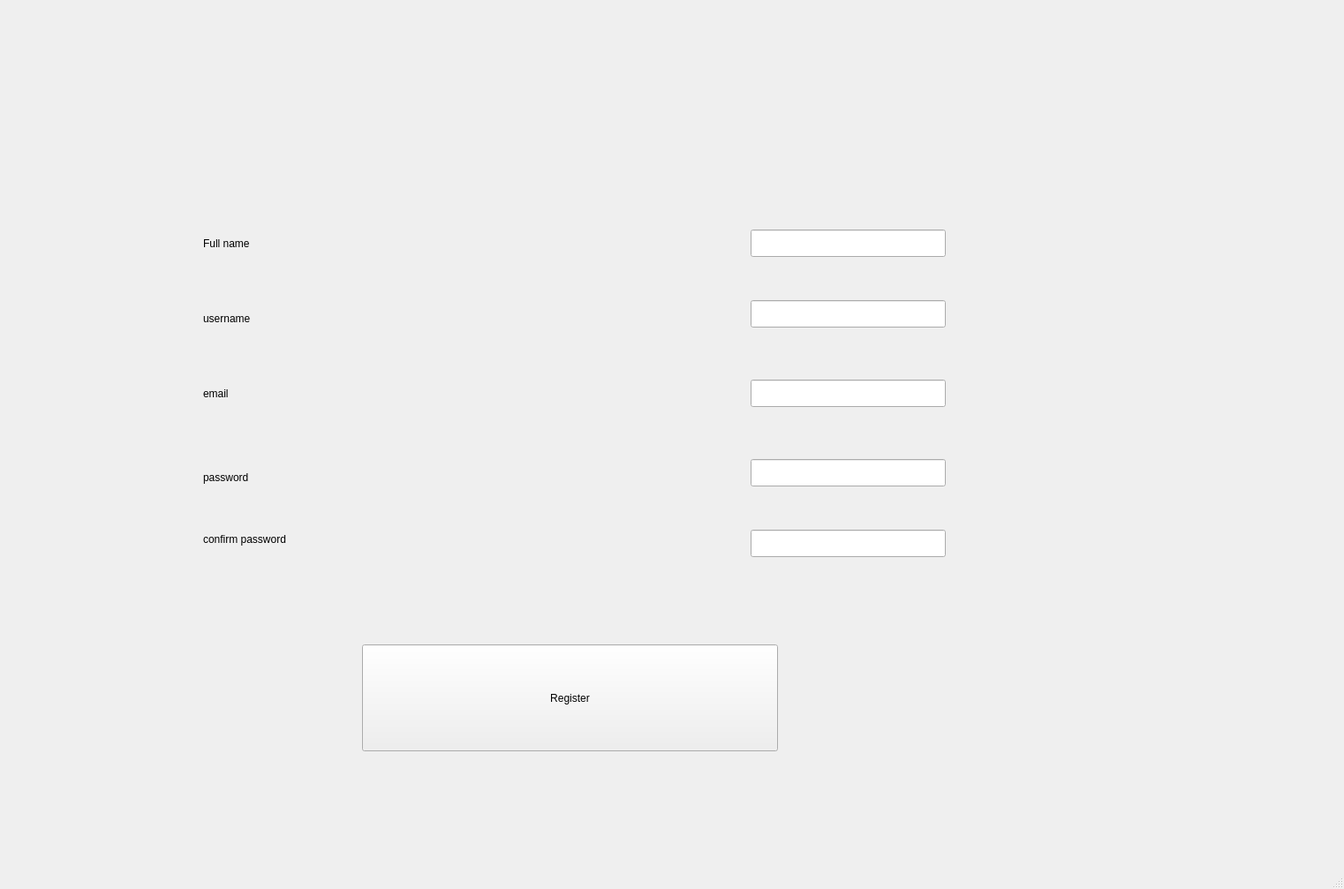
<?xml version="1.0" encoding="UTF-8"?>
<ui version="4.0">
 <class>RegisterWindow</class>
 <widget class="QMainWindow" name="RegisterWindow">
  <property name="geometry">
   <rect>
    <x>0</x>
    <y>0</y>
    <width>1522</width>
    <height>1007</height>
   </rect>
  </property>
  <property name="windowTitle">
   <string>MainWindow</string>
  </property>
  <widget class="QWidget" name="centralwidget">
   <widget class="QLineEdit" name="fullName">
    <property name="geometry">
     <rect>
      <x>850</x>
      <y>260</y>
      <width>221</width>
      <height>31</height>
     </rect>
    </property>
   </widget>
   <widget class="QLineEdit" name="username">
    <property name="geometry">
     <rect>
      <x>850</x>
      <y>340</y>
      <width>221</width>
      <height>31</height>
     </rect>
    </property>
   </widget>
   <widget class="QLineEdit" name="email">
    <property name="geometry">
     <rect>
      <x>850</x>
      <y>430</y>
      <width>221</width>
      <height>31</height>
     </rect>
    </property>
   </widget>
   <widget class="QLineEdit" name="password">
    <property name="geometry">
     <rect>
      <x>850</x>
      <y>520</y>
      <width>221</width>
      <height>31</height>
     </rect>
    </property>
   </widget>
   <widget class="QLineEdit" name="confirmPassword">
    <property name="geometry">
     <rect>
      <x>850</x>
      <y>600</y>
      <width>221</width>
      <height>31</height>
     </rect>
    </property>
   </widget>
   <widget class="QLabel" name="label">
    <property name="geometry">
     <rect>
      <x>230</x>
      <y>260</y>
      <width>121</width>
      <height>31</height>
     </rect>
    </property>
    <property name="text">
     <string>Full name</string>
    </property>
   </widget>
   <widget class="QLabel" name="label_2">
    <property name="geometry">
     <rect>
      <x>230</x>
      <y>350</y>
      <width>121</width>
      <height>21</height>
     </rect>
    </property>
    <property name="text">
     <string>username</string>
    </property>
   </widget>
   <widget class="QLabel" name="label_3">
    <property name="geometry">
     <rect>
      <x>230</x>
      <y>430</y>
      <width>181</width>
      <height>31</height>
     </rect>
    </property>
    <property name="text">
     <string>email</string>
    </property>
   </widget>
   <widget class="QLabel" name="label_4">
    <property name="geometry">
     <rect>
      <x>230</x>
      <y>530</y>
      <width>201</width>
      <height>21</height>
     </rect>
    </property>
    <property name="text">
     <string>password</string>
    </property>
   </widget>
   <widget class="QLabel" name="label_5">
    <property name="geometry">
     <rect>
      <x>230</x>
      <y>600</y>
      <width>211</width>
      <height>21</height>
     </rect>
    </property>
    <property name="text">
     <string>confirm password</string>
    </property>
   </widget>
   <widget class="QPushButton" name="pushButton">
    <property name="geometry">
     <rect>
      <x>410</x>
      <y>730</y>
      <width>471</width>
      <height>121</height>
     </rect>
    </property>
    <property name="text">
     <string>Register</string>
    </property>
   </widget>
  </widget>
  <widget class="QMenuBar" name="menubar">
   <property name="geometry">
    <rect>
     <x>0</x>
     <y>0</y>
     <width>1522</width>
     <height>22</height>
    </rect>
   </property>
  </widget>
  <widget class="QStatusBar" name="statusbar"/>
 </widget>
 <resources/>
 <connections/>
</ui>
